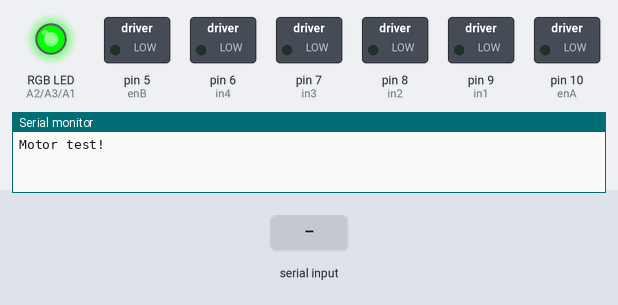
A sketch run on a simulated Arduino Uno, built with avr-gcc and run on an emulated ATmega328P. Shown: switched loads named in the sketch (green lamp = pin HIGH), an RGB LED mixed from three pins (HIGH = lit), the last lines printed to the serial monitor. Inputs (shaded band) come from the test bench.

Above: at 1.2 s.
1.3 s: "F" received over the second serial link
At 2.1 s:
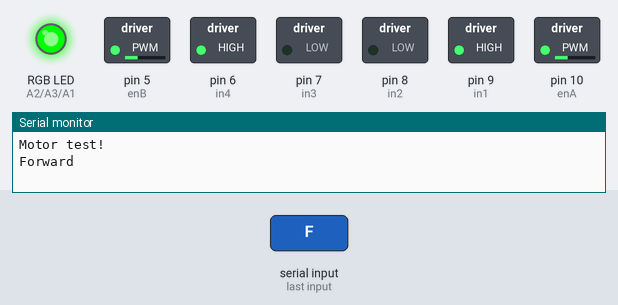
2.8 s: "B" received over the second serial link
At 3.2 s:
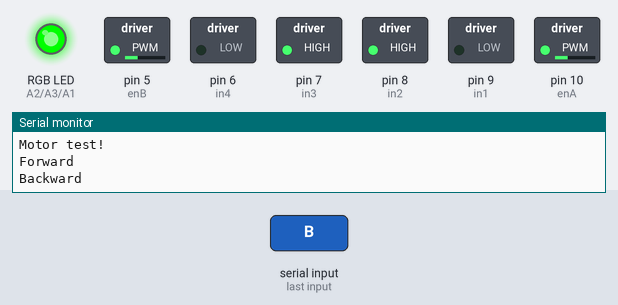
4.3 s: "R" received over the second serial link
At 5.5 s:
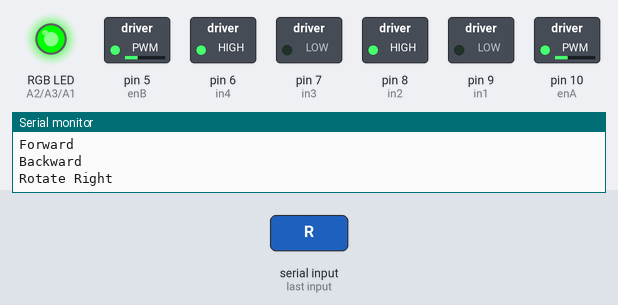
5.8 s: "L" received over the second serial link
At 6.7 s:
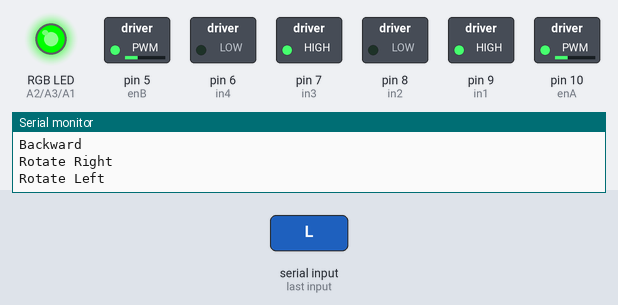
7.3 s: "W" received over the second serial link
At 7.8 s:
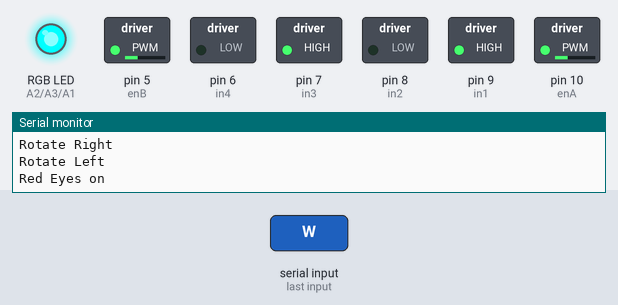
8.8 s: "w" received over the second serial link
At 10.2 s:
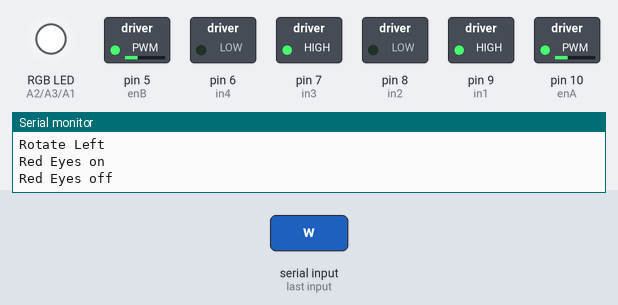
Timing chart, 0 to 11.3 s (numbered marks = the images above; inputs shaded):
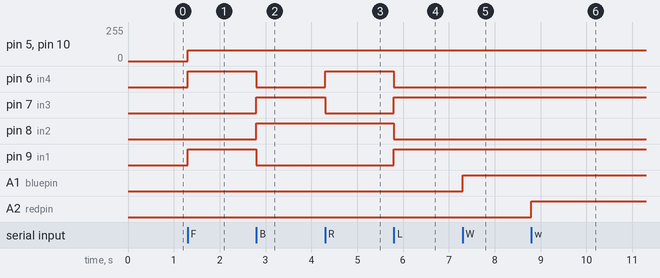

Measured:
- after the input at 1.3 s, pin 5 (enB), pin 10 (enA): 0/255 → 80/255 at once; pin 6 (in4), pin 9 (in1): LOW → HIGH at once
- after the input at 2.8 s, pin 6 (in4), pin 9 (in1): HIGH → LOW at once; pin 7 (in3), pin 8 (in2): LOW → HIGH at once
- after the input at 4.3 s, pin 6 (in4): LOW → HIGH at once; pin 7 (in3): HIGH → LOW at once
- after the input at 5.8 s, pin 6 (in4), pin 8 (in2): HIGH → LOW at once; pin 7 (in3), pin 9 (in1): LOW → HIGH at once
- after the input at 7.3 s, A1 (bluepin): LOW → HIGH at once
- after the input at 8.8 s, A2 (redpin): LOW → HIGH at once

The sketch:

bluetooth-control.ino
```cpp
int incomingByte = 0;
#include <SoftwareSerial.h>
SoftwareSerial mySerial(11, 12); // RX, TX
#define COMMON_ANODE

int enA = 10;//right motor (robot's right)
int in1 = 9;
int in2 = 8;

int enB = 5;//left motor (robot's left)
int in3 = 7;
int in4 = 6;


int bluepin = A1; //define RGB LED pins
int redpin = A2;
int greenpin = A3;

int speed = 80; //change speed here, can range from 0 to 255.


void setup()
{

  RGB(255, 0, 255); //blue

  Serial.begin(9600); //Use serial monitor at 9600 for debugging and controlling from computer
  mySerial.begin(9600);  //Software serial for bluetooth module
  Serial.println("Motor test!");

  pinMode(enA, OUTPUT);
  pinMode(enB, OUTPUT);
  pinMode(in1, OUTPUT);
  pinMode(in2, OUTPUT);
  pinMode(in3, OUTPUT);
  pinMode(in4, OUTPUT);

}


void right()
{
  digitalWrite(in1, LOW);
  digitalWrite(in2, HIGH);

  analogWrite(enA, speed);

  digitalWrite(in3, LOW);
  digitalWrite(in4, HIGH);

  analogWrite(enB, speed);
}

void left()
{

  digitalWrite(in1, HIGH);
  digitalWrite(in2, LOW);

  analogWrite(enA, speed);

  digitalWrite(in3, HIGH);
  digitalWrite(in4, LOW);

  analogWrite(enB, speed);
}

void backward()
{
  digitalWrite(in1, LOW);
  digitalWrite(in2, HIGH);

  analogWrite(enA, (speed));

  digitalWrite(in3, HIGH);
  digitalWrite(in4, LOW);

  analogWrite(enB, (speed));
}

void forward()
{

  digitalWrite(in1, HIGH);
  digitalWrite(in2, LOW);

  analogWrite(enA, speed);

  digitalWrite(in3, LOW);
  digitalWrite(in4, HIGH);

  analogWrite(enB, speed);
}

void stop()
{
  digitalWrite(in1, LOW);
  digitalWrite(in2, LOW);
  digitalWrite(in3, LOW);
  digitalWrite(in4, LOW);
}

void RGB (int R, int G, int B) {
  #ifdef COMMON_ANODE
    R = 255 - R;
    G = 255 - G;
    B = 255 - B;
  #endif
  analogWrite(redpin, R);
  analogWrite(greenpin, G);
  analogWrite(bluepin, B);
}

void loop()
{


  if (mySerial.available() > 0) {
//    incomingByte = Serial.read();
    incomingByte = mySerial.read();
  }


  switch (incomingByte)
  {
    case 'S':
      { stop();
 //       Serial.println("Stop\n");
        incomingByte = '*';
      }

      break;

    case 'F':
      { forward();
        Serial.println("Forward\n");
        incomingByte = '*';
      }
      break;

    case 'B':
      { backward();
        Serial.println("Backward\n");
        incomingByte = '*';
      }
      break;

    case 'R':
      {
        right();
        Serial.println("Rotate Right\n");
        incomingByte = '*';
      }
      break;


    case 'L':
      {
        left();
        Serial.println("Rotate Left\n");
        incomingByte = '*';
      }
      break;

    case 'W':
      {
        RGB(255, 0, 0); //red
        Serial.println("Red Eyes on");
        incomingByte = '*';
      }
      break;

    case 'w':
      {
        RGB(0, 0, 0); //red
        Serial.println("Red Eyes off");
        incomingByte = '*';
      }
      break;

    case 'U':
      {
        RGB(0, 0, 255); //blue
        Serial.println("Blue Eyes on");
        incomingByte = '*';
      }
      break;

    case 'u':
      {
        RGB(0, 0, 0); //Blue
        Serial.println("Blue Eyes off");
        incomingByte = '*';
      }
      break;

    case 'V':
      {
        RGB(0, 255, 0); //green
        Serial.println("Green Eyes on");
        incomingByte = '*';
      }
      break;

       case 'v':
      {
        RGB(0, 0, 0); //green
        Serial.println("Green Eyes off");
        incomingByte = '*';
      }
      break;
  }

}
```
